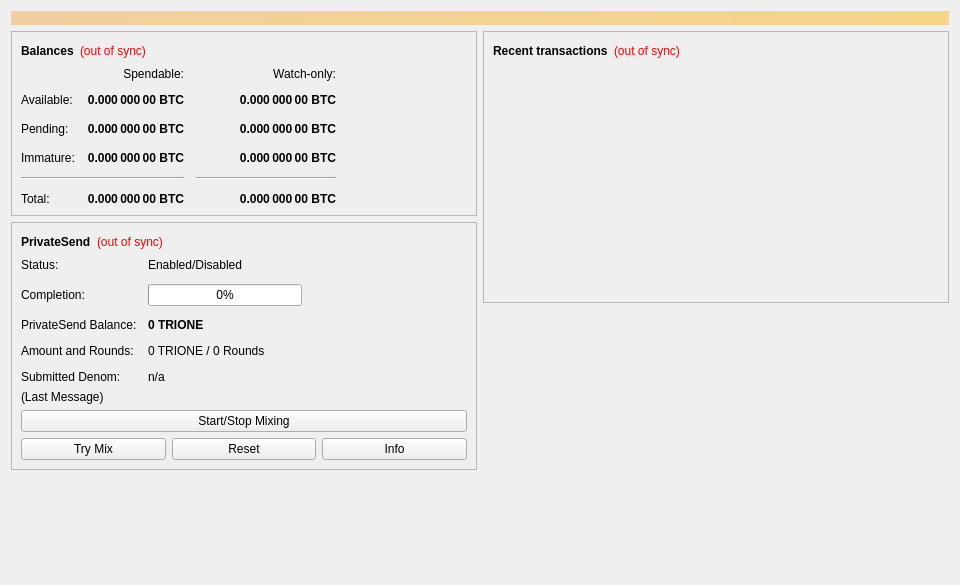
<?xml version="1.0" encoding="UTF-8"?>
<ui version="4.0">
 <class>OverviewPage</class>
 <widget class="QWidget" name="OverviewPage">
  <property name="geometry">
   <rect>
    <x>0</x>
    <y>0</y>
    <width>960</width>
    <height>585</height>
   </rect>
  </property>
  <property name="minimumSize">
   <size>
    <width>960</width>
    <height>0</height>
   </size>
  </property>
  <property name="windowTitle">
   <string>Form</string>
  </property>
  <layout class="QVBoxLayout" name="topLayout">
   <item>
    <widget class="QLabel" name="labelAlerts">
     <property name="visible">
      <bool>false</bool>
     </property>
     <property name="styleSheet">
      <string notr="true">background-color: qlineargradient(x1: 0, y1: 0, x2: 1, y2: 0, stop:0 #F0D0A0, stop:1 #F8D488); color:#000000;</string>
     </property>
     <property name="wordWrap">
      <bool>true</bool>
     </property>
     <property name="margin">
      <number>3</number>
     </property>
    </widget>
   </item>
   <item>
    <layout class="QHBoxLayout" name="horizontalLayout" stretch="1,1">
     <item>
      <layout class="QVBoxLayout" name="verticalLayout_2">
       <item>
        <widget class="QFrame" name="frame">
         <property name="frameShape">
          <enum>QFrame::StyledPanel</enum>
         </property>
         <property name="frameShadow">
          <enum>QFrame::Raised</enum>
         </property>
         <layout class="QVBoxLayout" name="verticalLayout_4">
          <item>
           <layout class="QHBoxLayout" name="horizontalLayout_4">
            <item>
             <widget class="QLabel" name="label_5">
              <property name="font">
               <font>
                <weight>75</weight>
                <bold>true</bold>
               </font>
              </property>
              <property name="text">
               <string>Balances</string>
              </property>
             </widget>
            </item>
            <item>
             <widget class="QLabel" name="labelWalletStatus">
              <property name="toolTip">
               <string>The displayed information may be out of date. Your wallet automatically synchronizes with the Trione network after a connection is established, but this process has not completed yet.</string>
              </property>
              <property name="styleSheet">
               <string notr="true">QLabel { color: red; }</string>
              </property>
              <property name="text">
               <string notr="true">(out of sync)</string>
              </property>
              <property name="alignment">
               <set>Qt::AlignLeading|Qt::AlignLeft|Qt::AlignVCenter</set>
              </property>
             </widget>
            </item>
            <item>
             <spacer name="horizontalSpacer_3">
              <property name="orientation">
               <enum>Qt::Horizontal</enum>
              </property>
              <property name="sizeHint" stdset="0">
               <size>
                <width>40</width>
                <height>20</height>
               </size>
              </property>
             </spacer>
            </item>
           </layout>
          </item>
          <item>
           <layout class="QGridLayout" name="gridLayout">
            <property name="spacing">
             <number>12</number>
            </property>
            <item row="2" column="2">
             <widget class="QLabel" name="labelWatchPending">
              <property name="font">
               <font>
                <weight>75</weight>
                <bold>true</bold>
               </font>
              </property>
              <property name="cursor">
               <cursorShape>IBeamCursor</cursorShape>
              </property>
              <property name="toolTip">
               <string>Unconfirmed transactions to watch-only addresses</string>
              </property>
              <property name="text">
               <string notr="true">0.000 000 00 BTC</string>
              </property>
              <property name="alignment">
               <set>Qt::AlignRight|Qt::AlignTrailing|Qt::AlignVCenter</set>
              </property>
              <property name="textInteractionFlags">
               <set>Qt::LinksAccessibleByMouse|Qt::TextSelectableByKeyboard|Qt::TextSelectableByMouse</set>
              </property>
             </widget>
            </item>
            <item row="2" column="1">
             <widget class="QLabel" name="labelUnconfirmed">
              <property name="font">
               <font>
                <weight>75</weight>
                <bold>true</bold>
               </font>
              </property>
              <property name="cursor">
               <cursorShape>IBeamCursor</cursorShape>
              </property>
              <property name="toolTip">
               <string>Total of transactions that have yet to be confirmed, and do not yet count toward the spendable balance</string>
              </property>
              <property name="text">
               <string notr="true">0.000 000 00 BTC</string>
              </property>
              <property name="alignment">
               <set>Qt::AlignRight|Qt::AlignTrailing|Qt::AlignVCenter</set>
              </property>
              <property name="textInteractionFlags">
               <set>Qt::LinksAccessibleByMouse|Qt::TextSelectableByKeyboard|Qt::TextSelectableByMouse</set>
              </property>
             </widget>
            </item>
            <item row="3" column="2">
             <widget class="QLabel" name="labelWatchImmature">
              <property name="font">
               <font>
                <weight>75</weight>
                <bold>true</bold>
               </font>
              </property>
              <property name="cursor">
               <cursorShape>IBeamCursor</cursorShape>
              </property>
              <property name="toolTip">
               <string>Mined balance in watch-only addresses that has not yet matured</string>
              </property>
              <property name="text">
               <string notr="true">0.000 000 00 BTC</string>
              </property>
              <property name="alignment">
               <set>Qt::AlignRight|Qt::AlignTrailing|Qt::AlignVCenter</set>
              </property>
              <property name="textInteractionFlags">
               <set>Qt::LinksAccessibleByMouse|Qt::TextSelectableByKeyboard|Qt::TextSelectableByMouse</set>
              </property>
             </widget>
            </item>
            <item row="4" column="0" colspan="2">
             <widget class="Line" name="lineSpendableBalance">
              <property name="orientation">
               <enum>Qt::Horizontal</enum>
              </property>
             </widget>
            </item>
            <item row="4" column="2">
             <widget class="Line" name="lineWatchBalance">
              <property name="sizePolicy">
               <sizepolicy hsizetype="Preferred" vsizetype="Fixed">
                <horstretch>0</horstretch>
                <verstretch>0</verstretch>
               </sizepolicy>
              </property>
              <property name="minimumSize">
               <size>
                <width>140</width>
                <height>0</height>
               </size>
              </property>
              <property name="orientation">
               <enum>Qt::Horizontal</enum>
              </property>
             </widget>
            </item>
            <item row="5" column="0">
             <widget class="QLabel" name="labelTotalText">
              <property name="text">
               <string>Total:</string>
              </property>
             </widget>
            </item>
            <item row="3" column="1">
             <widget class="QLabel" name="labelImmature">
              <property name="font">
               <font>
                <weight>75</weight>
                <bold>true</bold>
               </font>
              </property>
              <property name="cursor">
               <cursorShape>IBeamCursor</cursorShape>
              </property>
              <property name="toolTip">
               <string>Mined balance that has not yet matured</string>
              </property>
              <property name="text">
               <string notr="true">0.000 000 00 BTC</string>
              </property>
              <property name="alignment">
               <set>Qt::AlignRight|Qt::AlignTrailing|Qt::AlignVCenter</set>
              </property>
              <property name="textInteractionFlags">
               <set>Qt::LinksAccessibleByMouse|Qt::TextSelectableByKeyboard|Qt::TextSelectableByMouse</set>
              </property>
             </widget>
            </item>
            <item row="2" column="3">
             <spacer name="horizontalSpacer_2">
              <property name="orientation">
               <enum>Qt::Horizontal</enum>
              </property>
              <property name="sizeHint" stdset="0">
               <size>
                <width>40</width>
                <height>20</height>
               </size>
              </property>
             </spacer>
            </item>
            <item row="3" column="0">
             <widget class="QLabel" name="labelImmatureText">
              <property name="text">
               <string>Immature:</string>
              </property>
             </widget>
            </item>
            <item row="5" column="1">
             <widget class="QLabel" name="labelTotal">
              <property name="font">
               <font>
                <weight>75</weight>
                <bold>true</bold>
               </font>
              </property>
              <property name="cursor">
               <cursorShape>IBeamCursor</cursorShape>
              </property>
              <property name="toolTip">
               <string>Your current total balance</string>
              </property>
              <property name="text">
               <string notr="true">0.000 000 00 BTC</string>
              </property>
              <property name="alignment">
               <set>Qt::AlignRight|Qt::AlignTrailing|Qt::AlignVCenter</set>
              </property>
              <property name="textInteractionFlags">
               <set>Qt::LinksAccessibleByMouse|Qt::TextSelectableByKeyboard|Qt::TextSelectableByMouse</set>
              </property>
             </widget>
            </item>
            <item row="5" column="2">
             <widget class="QLabel" name="labelWatchTotal">
              <property name="font">
               <font>
                <weight>75</weight>
                <bold>true</bold>
               </font>
              </property>
              <property name="cursor">
               <cursorShape>IBeamCursor</cursorShape>
              </property>
              <property name="toolTip">
               <string>Current total balance in watch-only addresses</string>
              </property>
              <property name="text">
               <string notr="true">0.000 000 00 BTC</string>
              </property>
              <property name="alignment">
               <set>Qt::AlignRight|Qt::AlignTrailing|Qt::AlignVCenter</set>
              </property>
              <property name="textInteractionFlags">
               <set>Qt::LinksAccessibleByMouse|Qt::TextSelectableByKeyboard|Qt::TextSelectableByMouse</set>
              </property>
             </widget>
            </item>
            <item row="0" column="2">
             <widget class="QLabel" name="labelWatchonly">
              <property name="text">
               <string>Watch-only:</string>
              </property>
              <property name="alignment">
               <set>Qt::AlignRight|Qt::AlignTrailing|Qt::AlignVCenter</set>
              </property>
             </widget>
            </item>
            <item row="1" column="0">
             <widget class="QLabel" name="labelBalanceText">
              <property name="text">
               <string>Available:</string>
              </property>
             </widget>
            </item>
            <item row="1" column="1">
             <widget class="QLabel" name="labelBalance">
              <property name="font">
               <font>
                <weight>75</weight>
                <bold>true</bold>
               </font>
              </property>
              <property name="cursor">
               <cursorShape>IBeamCursor</cursorShape>
              </property>
              <property name="toolTip">
               <string>Your current spendable balance</string>
              </property>
              <property name="text">
               <string notr="true">0.000 000 00 BTC</string>
              </property>
              <property name="alignment">
               <set>Qt::AlignRight|Qt::AlignTrailing|Qt::AlignVCenter</set>
              </property>
              <property name="textInteractionFlags">
               <set>Qt::LinksAccessibleByMouse|Qt::TextSelectableByKeyboard|Qt::TextSelectableByMouse</set>
              </property>
             </widget>
            </item>
            <item row="1" column="2">
             <widget class="QLabel" name="labelWatchAvailable">
              <property name="font">
               <font>
                <weight>75</weight>
                <bold>true</bold>
               </font>
              </property>
              <property name="cursor">
               <cursorShape>IBeamCursor</cursorShape>
              </property>
              <property name="toolTip">
               <string>Your current balance in watch-only addresses</string>
              </property>
              <property name="text">
               <string notr="true">0.000 000 00 BTC</string>
              </property>
              <property name="alignment">
               <set>Qt::AlignRight|Qt::AlignTrailing|Qt::AlignVCenter</set>
              </property>
              <property name="textInteractionFlags">
               <set>Qt::LinksAccessibleByMouse|Qt::TextSelectableByKeyboard|Qt::TextSelectableByMouse</set>
              </property>
             </widget>
            </item>
            <item row="2" column="0">
             <widget class="QLabel" name="labelPendingText">
              <property name="text">
               <string>Pending:</string>
              </property>
             </widget>
            </item>
            <item row="0" column="1">
             <widget class="QLabel" name="labelSpendable">
              <property name="text">
               <string>Spendable:</string>
              </property>
              <property name="alignment">
               <set>Qt::AlignRight|Qt::AlignTrailing|Qt::AlignVCenter</set>
              </property>
             </widget>
            </item>
           </layout>
          </item>
         </layout>
        </widget>
       </item>
       <item>
        <widget class="QFrame" name="framePrivateSend">
         <property name="layoutDirection">
          <enum>Qt::LeftToRight</enum>
         </property>
         <property name="frameShape">
          <enum>QFrame::StyledPanel</enum>
         </property>
         <property name="frameShadow">
          <enum>QFrame::Raised</enum>
         </property>
         <layout class="QVBoxLayout" name="VerticalLayout_PS1">
          <item>
           <layout class="QHBoxLayout" name="horizontalLayout_5">
            <item>
             <widget class="QLabel" name="labelPrivateSendHeader">
              <property name="font">
               <font>
                <weight>75</weight>
                <bold>true</bold>
               </font>
              </property>
              <property name="text">
               <string>PrivateSend</string>
              </property>
             </widget>
            </item>
            <item>
             <widget class="QLabel" name="labelPrivateSendSyncStatus">
              <property name="toolTip">
               <string>The displayed information may be out of date. Your wallet automatically synchronizes with the Trione network after a connection is established, but this process has not completed yet.</string>
              </property>
              <property name="styleSheet">
               <string notr="true">QLabel { color: red; }</string>
              </property>
              <property name="text">
               <string notr="true">(out of sync)</string>
              </property>
              <property name="alignment">
               <set>Qt::AlignLeading|Qt::AlignLeft|Qt::AlignVCenter</set>
              </property>
             </widget>
            </item>
            <item>
             <spacer name="horizontalSpacer_4">
              <property name="orientation">
               <enum>Qt::Horizontal</enum>
              </property>
              <property name="sizeHint" stdset="0">
               <size>
                <width>40</width>
                <height>20</height>
               </size>
              </property>
             </spacer>
            </item>
           </layout>
          </item>
          <item>
           <layout class="QFormLayout" name="privateSendFormLayout">
            <property name="fieldGrowthPolicy">
             <enum>QFormLayout::AllNonFixedFieldsGrow</enum>
            </property>
            <property name="horizontalSpacing">
             <number>11</number>
            </property>
            <property name="verticalSpacing">
             <number>12</number>
            </property>
            <item row="0" column="0">
             <widget class="QLabel" name="labelPrivateSendEnabledText">
              <property name="text">
               <string>Status:</string>
              </property>
             </widget>
            </item>
            <item row="0" column="1">
             <widget class="QLabel" name="labelPrivateSendEnabled">
              <property name="text">
               <string>Enabled/Disabled</string>
              </property>
             </widget>
            </item>
            <item row="1" column="0">
             <widget class="QLabel" name="labelCompletitionText">
              <property name="text">
               <string>Completion:</string>
              </property>
             </widget>
            </item>
            <item row="1" column="1">
             <widget class="QProgressBar" name="privateSendProgress">
              <property name="maximumSize">
               <size>
                <width>154</width>
                <height>16777215</height>
               </size>
              </property>
              <property name="value">
               <number>0</number>
              </property>
             </widget>
            </item>
            <item row="2" column="0">
             <widget class="QLabel" name="labelAnonymizedText">
              <property name="text">
               <string>PrivateSend Balance:</string>
              </property>
             </widget>
            </item>
            <item row="2" column="1">
             <widget class="QLabel" name="labelAnonymized">
              <property name="font">
               <font>
                <weight>75</weight>
                <bold>true</bold>
               </font>
              </property>
              <property name="text">
               <string notr="true">0 TRIONE</string>
              </property>
             </widget>
            </item>
            <item row="3" column="0">
             <widget class="QLabel" name="labelAmountAndRoundsText">
              <property name="text">
               <string>Amount and Rounds:</string>
              </property>
             </widget>
            </item>
            <item row="3" column="1">
             <widget class="QLabel" name="labelAmountRounds">
              <property name="text">
               <string>0 TRIONE / 0 Rounds</string>
              </property>
             </widget>
            </item>
            <item row="4" column="0">
             <widget class="QLabel" name="labelSubmittedDenomText">
              <property name="text">
               <string>Submitted Denom:</string>
              </property>
             </widget>
            </item>
            <item row="4" column="1">
             <widget class="QLabel" name="labelSubmittedDenom">
              <property name="toolTip">
               <string>The denominations you submitted to the Masternode.&lt;br&gt;To mix, other users must submit the exact same denominations.</string>
              </property>
              <property name="text">
               <string>n/a</string>
              </property>
             </widget>
            </item>
           </layout>
          </item>
          <item>
           <layout class="QVBoxLayout" name="VerticalLayout_PS">
            <item>
             <widget class="QLabel" name="labelPrivateSendLastMessage">
              <property name="text">
               <string>(Last Message)</string>
              </property>
              <property name="alignment">
               <set>Qt::AlignLeading|Qt::AlignLeft|Qt::AlignTop</set>
              </property>
              <property name="wordWrap">
               <bool>true</bool>
              </property>
             </widget>
            </item>
            <item>
             <widget class="QPushButton" name="togglePrivateSend">
              <property name="sizePolicy">
               <sizepolicy hsizetype="MinimumExpanding" vsizetype="Fixed">
                <horstretch>0</horstretch>
                <verstretch>0</verstretch>
               </sizepolicy>
              </property>
              <property name="text">
               <string>Start/Stop Mixing</string>
              </property>
             </widget>
            </item>
            <item>
             <layout class="QHBoxLayout" name="horizontalLayout_debugbuttons">
              <item>
               <widget class="QPushButton" name="privateSendAuto">
                <property name="sizePolicy">
                 <sizepolicy hsizetype="MinimumExpanding" vsizetype="Fixed">
                  <horstretch>0</horstretch>
                  <verstretch>0</verstretch>
                 </sizepolicy>
                </property>
                <property name="toolTip">
                 <string>Try to manually submit a PrivateSend request.</string>
                </property>
                <property name="text">
                 <string>Try Mix</string>
                </property>
               </widget>
              </item>
              <item>
               <widget class="QPushButton" name="privateSendReset">
                <property name="sizePolicy">
                 <sizepolicy hsizetype="MinimumExpanding" vsizetype="Fixed">
                  <horstretch>0</horstretch>
                  <verstretch>0</verstretch>
                 </sizepolicy>
                </property>
                <property name="toolTip">
                 <string>Reset the current status of PrivateSend (can interrupt PrivateSend if it's in the process of Mixing, which can cost you money!)</string>
                </property>
                <property name="autoFillBackground">
                 <bool>false</bool>
                </property>
                <property name="text">
                 <string>Reset</string>
                </property>
               </widget>
              </item>
              <item>
               <widget class="QPushButton" name="privateSendInfo">
                <property name="sizePolicy">
                 <sizepolicy hsizetype="MinimumExpanding" vsizetype="Fixed">
                  <horstretch>0</horstretch>
                  <verstretch>0</verstretch>
                 </sizepolicy>
                </property>
                <property name="toolTip">
                 <string>Information about PrivateSend and Mixing</string>
                </property>
                <property name="text">
                 <string>Info</string>
                </property>
               </widget>
              </item>
             </layout>
            </item>
           </layout>
          </item>
         </layout>
        </widget>
       </item>
       <item>
        <spacer name="verticalSpacer">
         <property name="orientation">
          <enum>Qt::Vertical</enum>
         </property>
         <property name="sizeHint" stdset="0">
          <size>
           <width>20</width>
           <height>40</height>
          </size>
         </property>
        </spacer>
       </item>
      </layout>
     </item>
     <item>
      <layout class="QVBoxLayout" name="verticalLayout_3">
       <item>
        <widget class="QFrame" name="frame_2">
         <property name="frameShape">
          <enum>QFrame::StyledPanel</enum>
         </property>
         <property name="frameShadow">
          <enum>QFrame::Raised</enum>
         </property>
         <layout class="QVBoxLayout" name="verticalLayout">
          <item>
           <layout class="QHBoxLayout" name="horizontalLayout_2">
            <item>
             <widget class="QLabel" name="label_4">
              <property name="font">
               <font>
                <weight>75</weight>
                <bold>true</bold>
               </font>
              </property>
              <property name="text">
               <string>Recent transactions</string>
              </property>
             </widget>
            </item>
            <item>
             <widget class="QLabel" name="labelTransactionsStatus">
              <property name="toolTip">
               <string>The displayed information may be out of date. Your wallet automatically synchronizes with the Trione network after a connection is established, but this process has not completed yet.</string>
              </property>
              <property name="styleSheet">
               <string notr="true">QLabel { color: red; }</string>
              </property>
              <property name="text">
               <string notr="true">(out of sync)</string>
              </property>
              <property name="alignment">
               <set>Qt::AlignLeading|Qt::AlignLeft|Qt::AlignVCenter</set>
              </property>
             </widget>
            </item>
            <item>
             <spacer name="horizontalSpacer">
              <property name="orientation">
               <enum>Qt::Horizontal</enum>
              </property>
              <property name="sizeHint" stdset="0">
               <size>
                <width>40</width>
                <height>20</height>
               </size>
              </property>
             </spacer>
            </item>
           </layout>
          </item>
          <item>
           <widget class="QListView" name="listTransactions">
            <property name="styleSheet">
             <string notr="true">QListView { background: transparent; }</string>
            </property>
            <property name="frameShape">
             <enum>QFrame::NoFrame</enum>
            </property>
            <property name="verticalScrollBarPolicy">
             <enum>Qt::ScrollBarAlwaysOff</enum>
            </property>
            <property name="horizontalScrollBarPolicy">
             <enum>Qt::ScrollBarAlwaysOff</enum>
            </property>
            <property name="selectionMode">
             <enum>QAbstractItemView::NoSelection</enum>
            </property>
           </widget>
          </item>
         </layout>
        </widget>
       </item>
       <item>
        <spacer name="verticalSpacer_2">
         <property name="orientation">
          <enum>Qt::Vertical</enum>
         </property>
         <property name="sizeHint" stdset="0">
          <size>
           <width>20</width>
           <height>40</height>
          </size>
         </property>
        </spacer>
       </item>
      </layout>
     </item>
    </layout>
   </item>
  </layout>
 </widget>
 <resources/>
 <connections/>
</ui>
